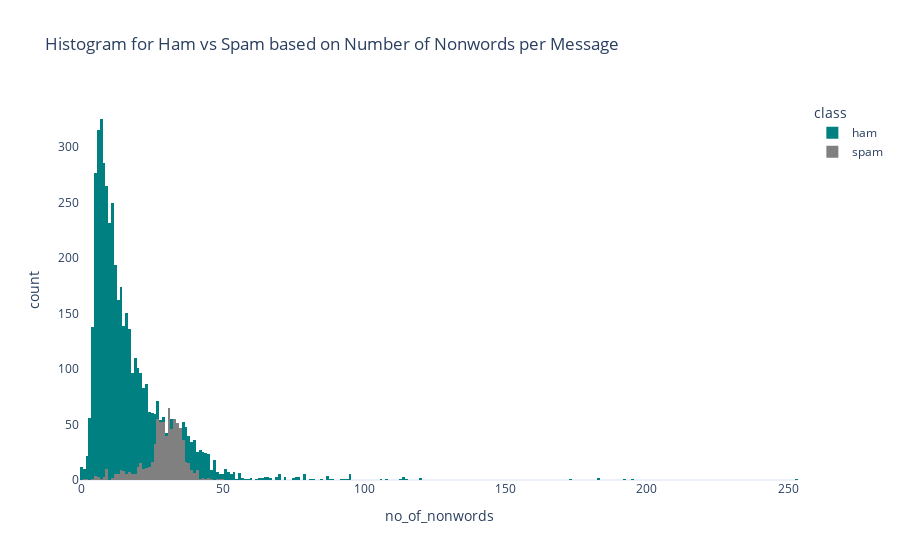

Notebook source saved alongside this figure:
### Markdown cell above
## Exploring Number of Nonwords per Message

### Code cell
fig = px.histogram(data, x = 'no_of_nonwords', 
                    color = 'class', template = 'plotly_white', 
                    color_discrete_sequence = ["teal", "gray"],
                    title = "Histogram for Ham vs Spam based on Number of Nonwords per Message")
fig.update_xaxes(showgrid = False)
fig.update_yaxes(showgrid = False)
fig.update_layout(barmode = 'overlay')
fig.show()

### Figure 1 — Plotly figure (JSON) as saved in the notebook; plotly's stock layout.template omitted (floating-point values rounded to 4 significant figures; data arrays with more than 128 entries replaced by an {"elided": "..."} marker saying what was removed)
{"data": [{"alignmentgroup": "True", "bingroup": "x", "hovertemplate": "class=ham<br>no_of_nonwords=%{x}<br>count=%{y}<extra></extra>", "legendgroup": "ham", "marker": {"color": "teal", "pattern": {"shape": ""}}, "name": "ham", "offsetgroup": "ham", "orientation": "v", "showlegend": true, "type": "histogram", "x": {"elided": "4825 int values"}, "xaxis": "x", "yaxis": "y"}, {"alignmentgroup": "True", "bingroup": "x", "hovertemplate": "class=spam<br>no_of_nonwords=%{x}<br>count=%{y}<extra></extra>", "legendgroup": "spam", "marker": {"color": "gray", "pattern": {"shape": ""}}, "name": "spam", "offsetgroup": "spam", "orientation": "v", "showlegend": true, "type": "histogram", "x": {"elided": "747 int values"}, "xaxis": "x", "yaxis": "y"}], "layout": {"barmode": "overlay", "legend": {"title": {"text": "class"}, "tracegroupgap": 0}, "title": {"text": "Histogram for Ham vs Spam based on Number of Nonwords per Message"}, "xaxis": {"anchor": "y", "domain": [0, 1], "showgrid": false, "title": {"text": "no_of_nonwords"}}, "yaxis": {"anchor": "x", "domain": [0, 1], "showgrid": false, "title": {"text": "count"}}}}
